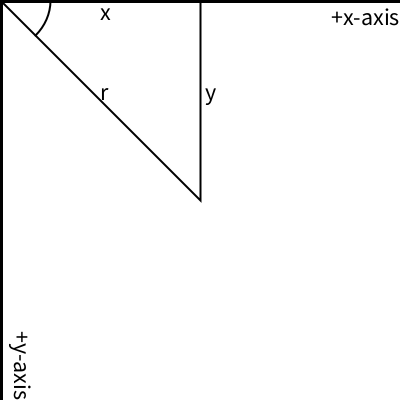
Frame 1 (no input)
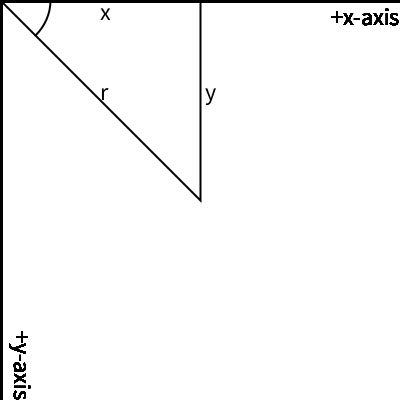
Frame 60 (the mouse pressed at the canvas centre just before this capture)
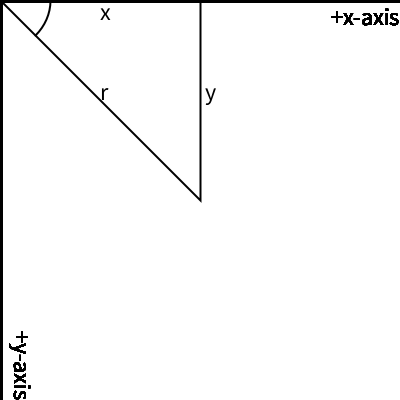
Frame 120 (the mouse held since frame 60 and released just before this capture)

The Processing sketch that drew these frames (run headless with seeded random() and noise(); from frame 60 on, the mouse is pressed at the canvas centre):

// Processing sketch: TrigTri
// ── TrigTri.pde
void drawAxes()
{
  strokeWeight(5);
  line(0, 0, width, 0);
  line(0, 0, 0, height);
  text("+x-axis", width - textWidth("+x-axis"), 25);
  pushMatrix();
  translate(0, height - textWidth("+y-axis"));
  rotate(PI/2);
  text("+y-axis", 0, -15);
  popMatrix();
}
void setup()
{
  size(400, 400);
  background(255);
  drawAxes();
  strokeWeight(2);
  triangle(0, 0, width / 2, 0, width / 2, height / 2);
  fill(0);
  textSize(24);
  text("x", width / 4, 20);
  text("y", width / 2 + 5, height / 4);
  noFill();
  arc(0, 0, 100, 100, 0, radians(45));
  text("r", width / 4, height / 4);
}

void draw()
{
  drawAxes();
  save("TrigTri.jpg");
}
